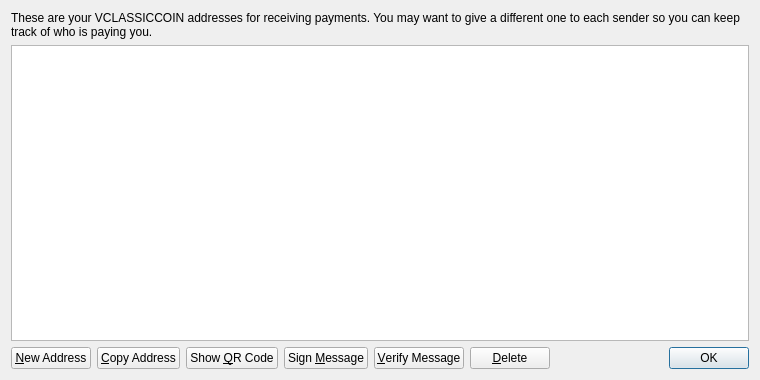
<?xml version="1.0" encoding="UTF-8"?>
<ui version="4.0">
 <class>AddressBookPage</class>
 <widget class="QWidget" name="AddressBookPage">
  <property name="geometry">
   <rect>
    <x>0</x>
    <y>0</y>
    <width>760</width>
    <height>380</height>
   </rect>
  </property>
  <property name="windowTitle">
   <string>Address Book</string>
  </property>
  <layout class="QVBoxLayout" name="verticalLayout">
   <item>
    <widget class="QLabel" name="labelExplanation">
     <property name="text">
      <string>These are your VCLASSICCOIN addresses for receiving payments. You may want to give a different one to each sender so you can keep track of who is paying you.</string>
     </property>
     <property name="textFormat">
      <enum>Qt::PlainText</enum>
     </property>
     <property name="wordWrap">
      <bool>true</bool>
     </property>
    </widget>
   </item>
   <item>
    <widget class="QTableView" name="tableView">
     <property name="contextMenuPolicy">
      <enum>Qt::CustomContextMenu</enum>
     </property>
     <property name="toolTip">
      <string>Double-click to edit address or label</string>
     </property>
     <property name="tabKeyNavigation">
      <bool>false</bool>
     </property>
     <property name="alternatingRowColors">
      <bool>true</bool>
     </property>
     <property name="selectionMode">
      <enum>QAbstractItemView::SingleSelection</enum>
     </property>
     <property name="selectionBehavior">
      <enum>QAbstractItemView::SelectRows</enum>
     </property>
     <property name="sortingEnabled">
      <bool>true</bool>
     </property>
     <attribute name="verticalHeaderVisible">
      <bool>false</bool>
     </attribute>
    </widget>
   </item>
   <item>
    <layout class="QHBoxLayout" name="horizontalLayout">
     <item>
      <widget class="QPushButton" name="newAddressButton">
       <property name="toolTip">
        <string>Create a new address</string>
       </property>
       <property name="text">
        <string>&amp;New Address</string>
       </property>
       <property name="icon">
        <iconset resource="../bitcoin.qrc">
         <normaloff>:/icons/add</normaloff>:/icons/add</iconset>
       </property>
      </widget>
     </item>
     <item>
      <widget class="QPushButton" name="copyToClipboard">
       <property name="toolTip">
        <string>Copy the currently selected address to the system clipboard</string>
       </property>
       <property name="text">
        <string>&amp;Copy Address</string>
       </property>
       <property name="icon">
        <iconset resource="../bitcoin.qrc">
         <normaloff>:/icons/editcopy</normaloff>:/icons/editcopy</iconset>
       </property>
      </widget>
     </item>
     <item>
      <widget class="QPushButton" name="showQRCode">
       <property name="text">
        <string>Show &amp;QR Code</string>
       </property>
       <property name="icon">
        <iconset resource="../bitcoin.qrc">
         <normaloff>:/icons/qrcode</normaloff>:/icons/qrcode</iconset>
       </property>
      </widget>
     </item>
     <item>
      <widget class="QPushButton" name="signMessage">
       <property name="toolTip">
        <string>Sign a message to prove you own a VCLASSICCOIN address</string>
       </property>
       <property name="text">
        <string>Sign &amp;Message</string>
       </property>
       <property name="icon">
        <iconset resource="../bitcoin.qrc">
         <normaloff>:/icons/edit</normaloff>:/icons/edit</iconset>
       </property>
      </widget>
     </item>
     <item>
      <widget class="QPushButton" name="verifyMessage">
       <property name="toolTip">
        <string>Verify a message to ensure it was signed with a specified VCLASSICCOIN address</string>
       </property>
       <property name="text">
        <string>&amp;Verify Message</string>
       </property>
       <property name="icon">
        <iconset resource="../bitcoin.qrc">
         <normaloff>:/icons/transaction_0</normaloff>:/icons/transaction_0</iconset>
       </property>
      </widget>
     </item>
     <item>
      <widget class="QPushButton" name="deleteButton">
       <property name="toolTip">
        <string>Delete the currently selected address from the list</string>
       </property>
       <property name="text">
        <string>&amp;Delete</string>
       </property>
       <property name="icon">
        <iconset resource="../bitcoin.qrc">
         <normaloff>:/icons/remove</normaloff>:/icons/remove</iconset>
       </property>
      </widget>
     </item>
     <item>
      <spacer name="horizontalSpacer">
       <property name="orientation">
        <enum>Qt::Horizontal</enum>
       </property>
       <property name="sizeHint" stdset="0">
        <size>
         <width>40</width>
         <height>20</height>
        </size>
       </property>
      </spacer>
     </item>
     <item>
      <widget class="QDialogButtonBox" name="buttonBox">
       <property name="sizePolicy">
        <sizepolicy hsizetype="Maximum" vsizetype="Fixed">
         <horstretch>0</horstretch>
         <verstretch>0</verstretch>
        </sizepolicy>
       </property>
       <property name="standardButtons">
        <set>QDialogButtonBox::Ok</set>
       </property>
      </widget>
     </item>
    </layout>
   </item>
  </layout>
 </widget>
 <resources>
  <include location="../bitcoin.qrc"/>
 </resources>
 <connections/>
</ui>
